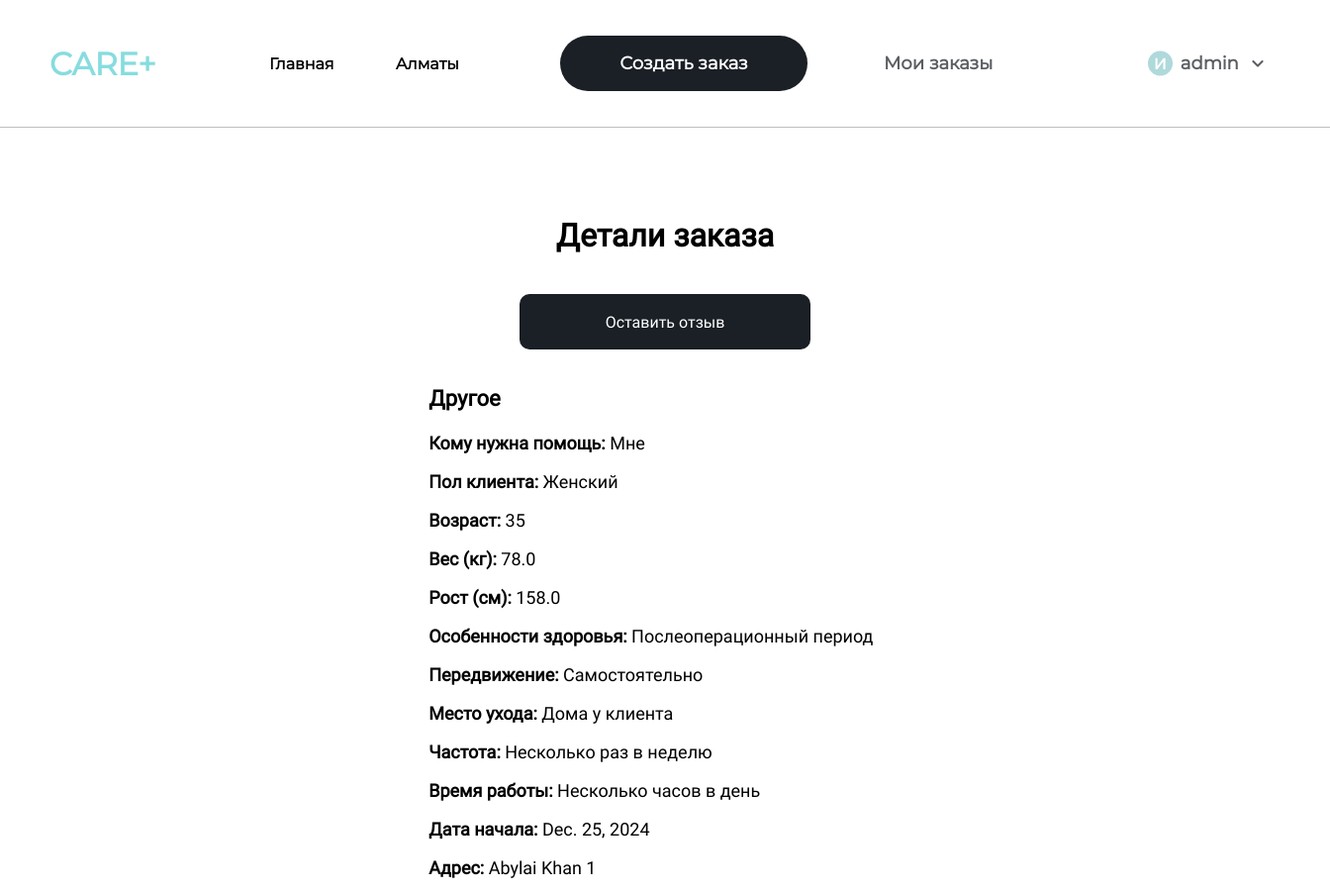
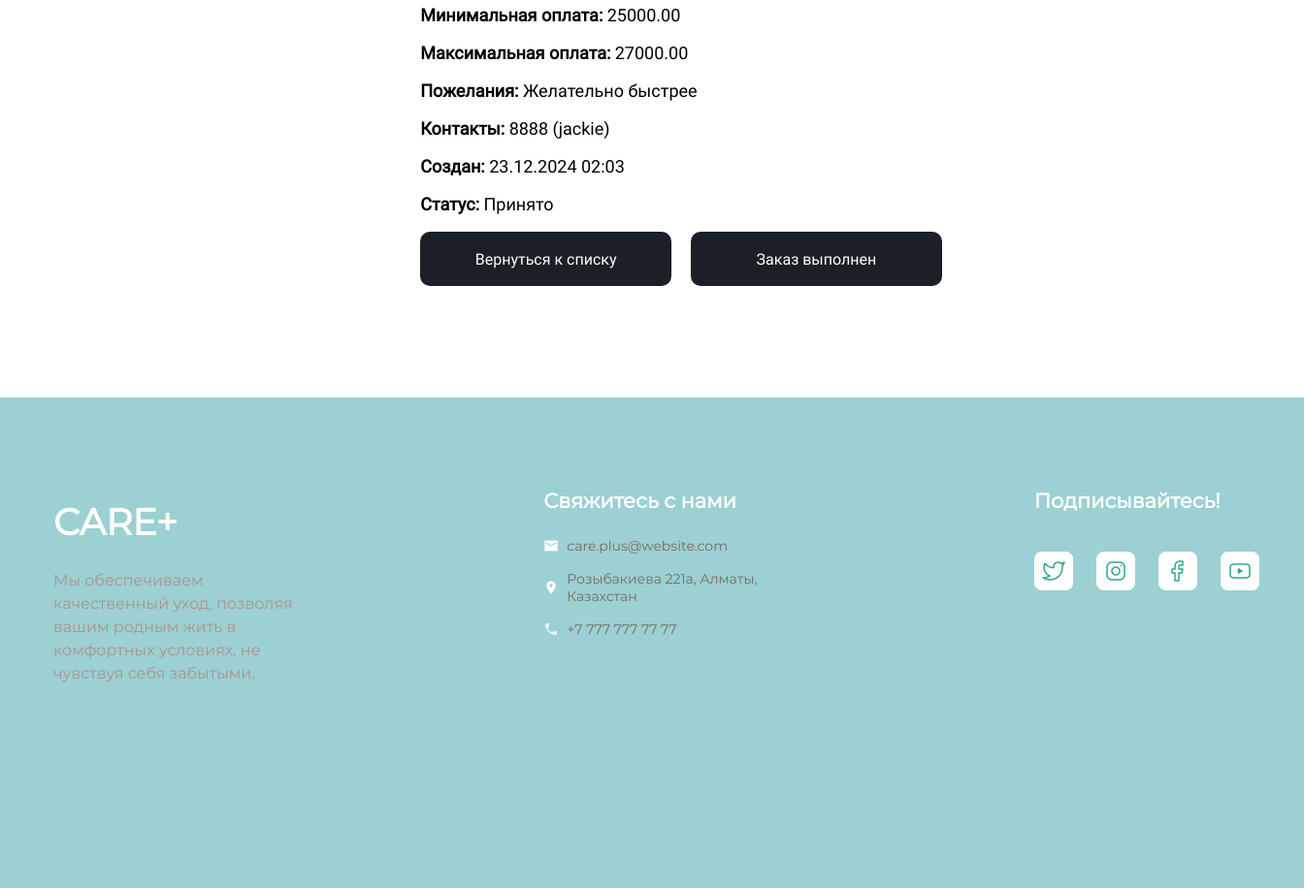
Page /order/2/ (signed in) on the committed database (2 pictures, top to bottom).
### care_app/models.py (models this page shows, shortened)
class CustomUser(AbstractBaseUser, PermissionsMixin):
    SEX_CHOICES = [
        ('Male', 'Male'),
        ('Female', 'Female'),
    ]
    TYPE_CHOICES = [
        ('Specialist', 'Specialist'),
        ('Client', 'Client'),
    ]
    phone = models.CharField(max_length=15, unique=True)
    email = models.EmailField(unique=True)
    name = models.CharField(max_length=50)
    surname = models.CharField(max_length=50)
    birthday = models.DateField()
    sex = models.CharField(max_length=6, choices=SEX_CHOICES)
    user_type = models.CharField(max_length=10, choices=TYPE_CHOICES, default='Client')
    is_active = models.BooleanField(default=True)
    is_staff = models.BooleanField(default=False)
    profile_picture = models.FileField(upload_to='profile_pictures/', null=True, blank=True, validators=[FileExtensionValidator(allowed_extensions=['jpeg','jpg','png'])])
    document = models.FileField(upload_to='documents/', null=True, blank=True, validators=[FileExtensionValidator(allowed_extensions=['jpeg','jpg','png', 'pdf'])])
    objects = CustomUserManager()
    USERNAME_FIELD = 'phone'
    REQUIRED_FIELDS = ['email', 'name', 'surname', 'birthday', 'sex']

class Order(models.Model):
    author = models.ForeignKey(settings.AUTH_USER_MODEL, on_delete=models.CASCADE, related_name='orders', null=True, blank=True)
    task_name = models.CharField(max_length=255, verbose_name="Название задачи")
    help_for = models.CharField(max_length=50, verbose_name="Кому нужна помощь?")
    gender = models.CharField(max_length=10, verbose_name="Пол клиента")
    age = models.PositiveIntegerField(verbose_name="Возраст", null=True, blank=True)
    weight = models.FloatField(verbose_name="Вес (кг)", null=True, blank=True)
    height = models.FloatField(verbose_name="Рост (см)", null=True, blank=True)
    health_issues = models.TextField(verbose_name="Особенности здоровья", blank=True, null=True)
    mobility = models.CharField(max_length=50, verbose_name="Как передвигается?", blank=True)
    care_location = models.CharField(max_length=50, verbose_name="Место ухода", blank=True)
    frequency = models.CharField(max_length=100, verbose_name="Как часто нужна помощь?", blank=True)
    working_hours = models.CharField(max_length=100, verbose_name="Время работы", blank=True)
    start_date = models.DateField(verbose_name="Когда нужна услуга", blank=True, null=True)
    address = models.TextField(verbose_name="Адрес выполнения работы", blank=True)
    payment_min = models.DecimalField(max_digits=10, decimal_places=2, verbose_name="Минимальная оплата", null=True, blank=True)
    payment_max = models.DecimalField(max_digits=10, decimal_places=2, verbose_name="Максимальная оплата", null=True, blank=True)
    additional_notes = models.TextField(verbose_name="Пожелания к заказу", blank=True)
    phone = models.CharField(max_length=20, verbose_name="Номер телефона")
    full_name = models.CharField(max_length=100, verbose_name="Имя и фамилия клиента")
    created_at = models.DateTimeField(auto_now_add=True)
    updated_at = models.DateTimeField(auto_now=True)
    status = models.CharField(
        max_length=40,
        verbose_name="Статус",
        choices=[
            ('В ожидании', 'В ожидании'),
            ('Принято', 'Принято'),
            ('Выполнено', 'Выполнено'),
        ],
        default='В ожидании'
    )

### care_app/views.py (the view)
# urls.py: path('order/<int:order_id>/', views.order_detail, name='order_detail'),
def order_detail(request, order_id):
    order = Order.objects.get(id=order_id)
    action = request.GET.get('action')
    isMine = False
    no_review = False
    if request.user:
        isMine = order.author == request.user
    if isMine:
        review = Review.objects.filter(order=order).first()
        no_review = False if review else True
        if order.status != 'Выполнено':
            no_review = False
        no_review = True
    return render(request, 'order_detail.html', {'no_review': no_review, 'order': order, 'action': action, 'isMine': isMine})

### care_app/templates/order_detail.html (shortened to what this page needs)
{% load static %}
<!DOCTYPE html>
<html lang="en">
<head>
    <link rel="stylesheet" href="{% static 'care_app/header.css' %}">
    <link rel="stylesheet" href="{% static 'care_app/all_orders.css' %}">
</head>
<body>
    {% include 'header.html' %}
    <div class='content'>
        <div>
        <h1>Детали заказа</h1>
        {% if no_review %}
        <div style='display:flex;justify-content:center;'><a href='/create_review/{{order.id}}' class='accept'>Оставить отзыв</a></div>
        {% endif %}
        </div>
        <div class="order-details">
            <h3>{{ order.task_name }}</h3>
            <p><strong>Кому нужна помощь:</strong> {{ order.help_for }}</p>
            <p><strong>Пол клиента:</strong> {{ order.gender }}</p>
            <p><strong>Возраст:</strong> {{ order.age }}</p>
            <p><strong>Вес (кг):</strong> {{ order.weight }}</p>
            <p><strong>Рост (см):</strong> {{ order.height }}</p>
            <p><strong>Особенности здоровья:</strong> {{ order.health_issues }}</p>
            <p><strong>Передвижение:</strong> {{ order.mobility }}</p>
            <p><strong>Место ухода:</strong> {{ order.care_location }}</p>
            <p><strong>Частота:</strong> {{ order.frequency }}</p>
            <p><strong>Время работы:</strong> {{ order.working_hours }}</p>
            <p><strong>Дата начала:</strong> {{ order.start_date }}</p>
            <p><strong>Адрес:</strong> {{ order.address }}</p>
            <p><strong>Минимальная оплата:</strong> {{ order.payment_min }}</p>
            <p><strong>Максимальная оплата:</strong> {{ order.payment_max }}</p>
            <p><strong>Пожелания:</strong> {{ order.additional_notes }}</p>
            <p><strong>Контакты:</strong> {{ order.phone }} ({{ order.full_name }})</p>
            <p><strong>Создан:</strong> {{ order.created_at|date:"d.m.Y H:i" }}</p>
            <p><strong>Статус:</strong> {{ order.status }}</p>
            <div class='buttons'>
            {%if action == 'my_orders'%}
            <a href="{% url 'my_orders' %}" class="return">Вернуться к списку</a>
            {%else%}
            <a href="{% url 'all_orders' %}" class="return">Вернуться к списку</a>
            {%endif%}
            {% if order.status == 'Принято' and isMine %}
                <a class='accept' href='/order/{{order.id}}/finish'>Заказ выполнен</a>
            {% endif %}
            </div>
        </div>
    </div>
    {% include 'footer.html' %}
</body>

### care_app/templates/header.html (shortened to what this page needs)
{% load static %}
<header class='header'>
    <div class='header-content'>
        <a href='/' style='text-decoration:none;color:inherit;'>
            <div class='header-logo'>CARE+</div><a>
        <a href='/' style='text-decoration:none;color:black;'>
            <p class='header-text'>Главная</p></a>
        <p class='header-text'>Алматы</p>
        {% if user.is_authenticated %}
            {% if request.user.user_type == 'Client' %}
                <a href='/create_order' style='text-decoration:none;color:black;'>
                    <div class='header-client'>Создать заказ</div></a>
                <a href="/my_orders" style='text-decoration:none;color:black;'>
                    <div class='header-spec'>Мои заказы</div></a>
            {% else %}
                <a href='/' style='text-decoration:none;color:black;'>
                    <div class='header-client'>Специалист</div></a>
                <a href="/all_orders" style='text-decoration:none;color:black;'>
                    <div class='header-spec'>Заказы</div></a>
            {% endif %}
            <a id='dropdown-trigger' href='/profile' style='text-decoration:none; color: inherit;'>
                <div class='header-guest'>
                    <img id='user-circle' src="{% static 'images/user-header.png' %}">
                    <span id='header-user-name'>{{user.name}}</span>
                    <img id='dropdown' src="{% static 'images/header-dropdown.png' %}"></div></a>
        {% endif %}
    </div>
</header>

### static/care_app/header.css (style rules this page uses)
.header { font-family: Monsterrat; height: 128px; width: 95%; border-bottom: 1px solid rgba(191, 190, 190, 1); display: flex; align-items: center; padding-right: 5%; }
.header-content { display: flex; flex-direction: row; align-items: center; justify-content: space-between; width: 100%; }
.header-logo { color: rgba(135, 220, 223, 1); font-weight: 600; font-size: 38px; margin-left: 98px; margin-right: 59.33px; cursor: pointer; }
.header-text { font-weight: 600; font-size: 16px; margin-right: 25px; cursor: pointer; }
.header-client { background-color: rgba(27, 31, 38, 1); color: white; font-weight: 600; font-size: 21px; height: 56px; width: 294px; display: flex; justify-content: center; align-items: center; margin-left: 66.33px; margin-right: 72px; border-radius: 100px; cursor: pointer; }
.header-spec { color: rgba(27, 31, 38, 0.72); font-weight: 600; font-size: 21px; text-align: center; cursor: pointer; }
.header-guest { display: flex; align-items: center; font-size: 16px; font-weight: 600; color: rgba(27, 31, 38, 0.72); margin-left: 99.33px; gap: 8px; cursor: pointer; }
#dropdown { padding-left: 5px; }
@media screen and (max-width: 1440px) { .header-logo { font-size: 32px; margin-left: 50px; margin-right: 40px; } }
@media screen and (max-width: 1440px) { .header-client { font-size: 18px; width: 250px; margin-left: 40px; margin-right: 40px; } }
@media screen and (max-width: 1440px) { .header-spec, .header-guest { font-size: 18px; } }

### static/care_app/all_orders.css (style rules this page uses)
body { overflow-x: hidden; width: 100%; margin: 0; }
.content h1 { margin: 40px 80px; }
.content { font-family: Roboto; margin-top: 50px; display: flex; justify-content: center; }
.order-details { padding: 15px; width: 60%; overflow-x: scroll; margin-left: 60px; }
.order-details h3 { font-size: 22px; }
.order-details p { font-size: 18px; }
.accept { background-color: rgb(27, 31, 38); display: flex; justify-content: center; align-items: center; height: 56px; width: 294px; border-radius: 10px; text-decoration: none; color: white; }
.return { background-color: rgb(27, 31, 38); display: flex; justify-content: center; align-items: center; height: 56px; width: 294px; border-radius: 10px; text-decoration: none; color: white; }
.buttons { display: flex; gap: 20px; }
@media screen and (max-width: 1440px) { .content { display: flex; flex-direction: column; align-items: center; } }
@media screen and (max-width: 1440px) { .order-details { width: 40%; } }

### rows in the picture
CustomUser: name "admin"
Order: task_name "Другое", help_for "Мне", gender "Женский", age "35", weight "78.0", height "158.0", health_issues "Послеоперационный период", mobility "Самостоятельно", care_location "Дома у клиента", frequency "Несколько раз в неделю", working_hours "Несколько часов в день", start_date "Dec. 25, 2024", address "Abylai Khan 1", payment_min "25000.00", payment_max "27000.00", additional_notes "Желательно быстрее", phone "8888", full_name "jackie", created_at "23.12.2024 02:03", status "Принято"
